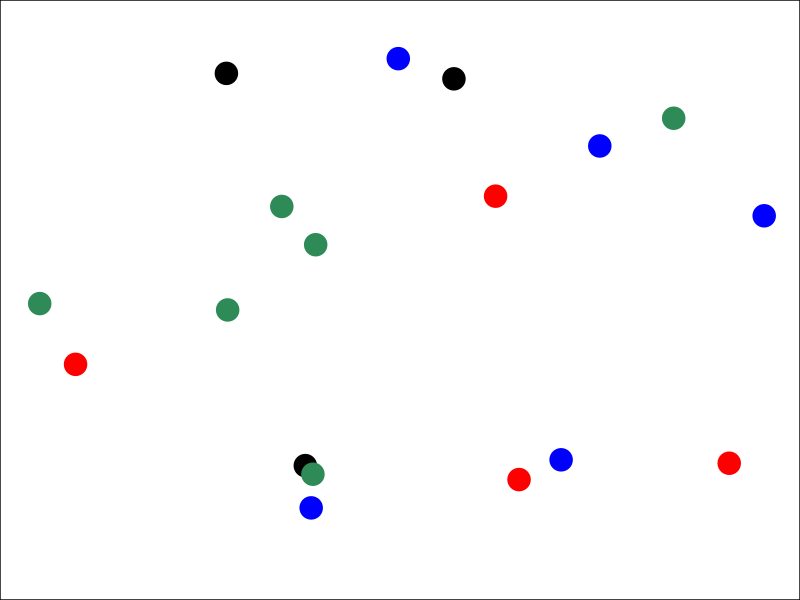
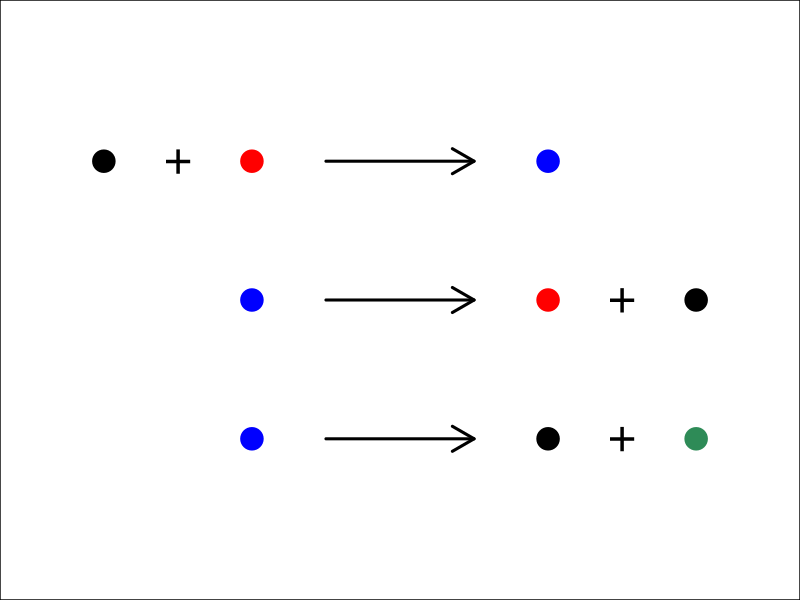
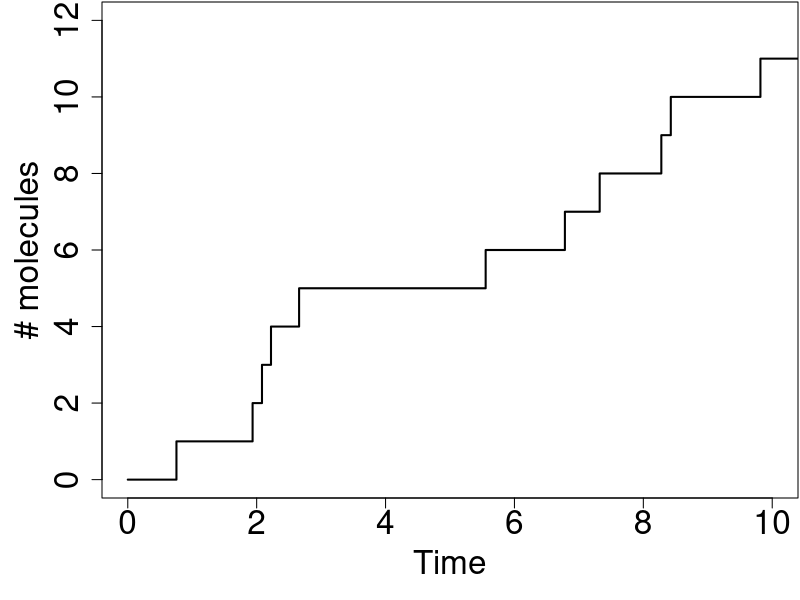
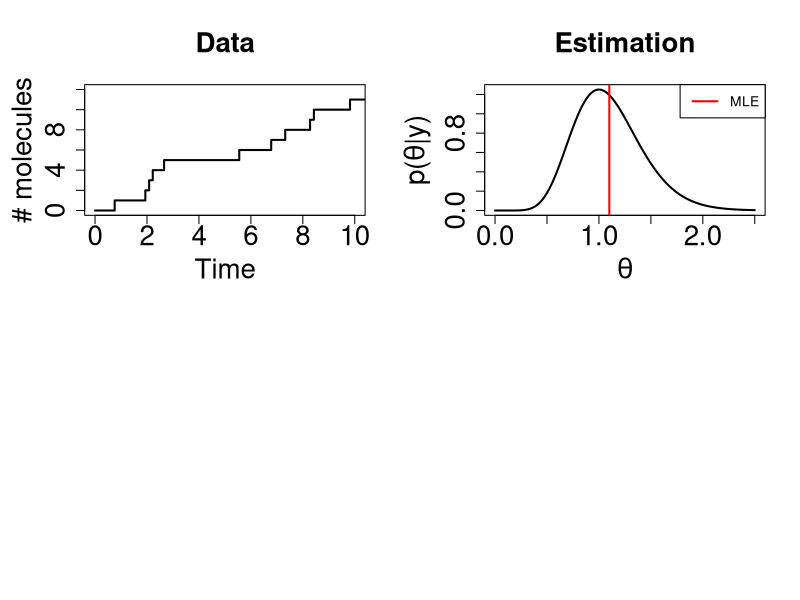
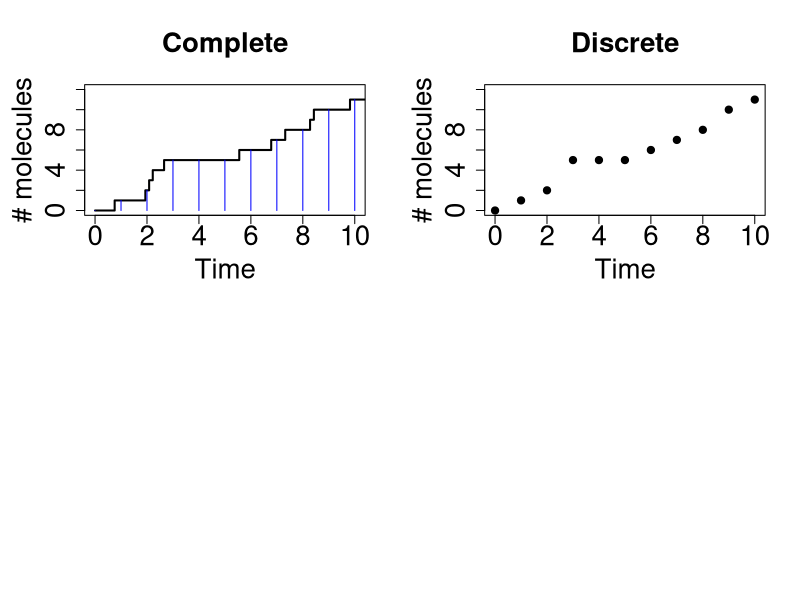
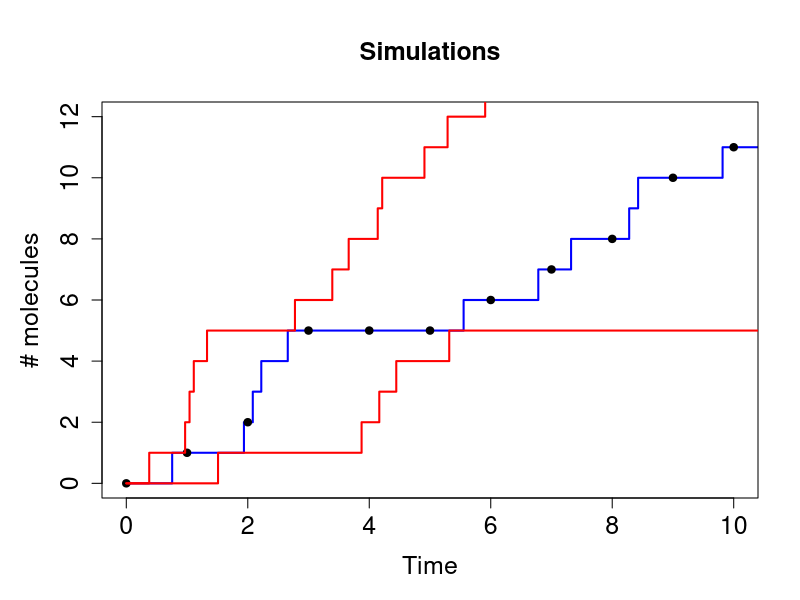
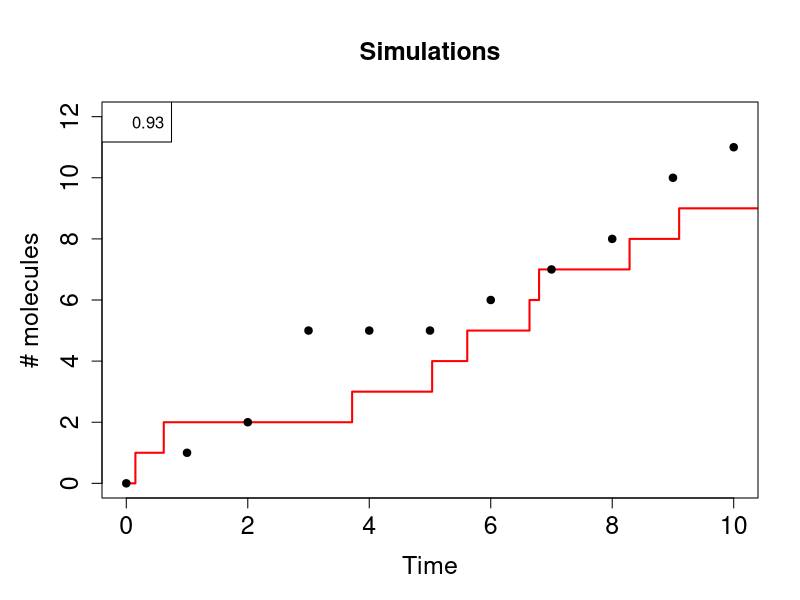
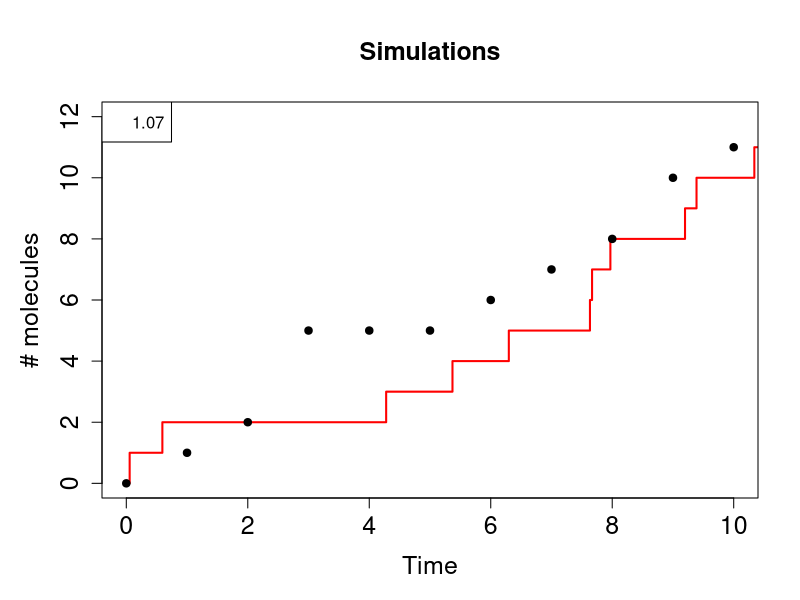

These figures' R source, in order: (Note: this script raises an error after producing the figures.)
# plots.R

# system
n <- 3:6
clrs <- c("black","red","blue","seagreen")
set.seed(1)
pdf("system.pdf", width=10, height=5)
par(mar=rep(0,4)+.01)
plot(0,0, type='n', axes=F, frame=T, xlab='', ylab='', xlim=c(0,1), ylim=c(0,1))
for (i in 1:length(n))
  points(runif(n[i]), runif(n[i]), pch=19, col=clrs[i], cex=3)
dev.off()

pdf("rxns.pdf", width=5, height=5)
par(mar=rep(0,4)+.01)
plot(0,0, type='n', axes=F, frame=T, xlab='', ylab='', 
     xlim=c(0,1), ylim=c(0,1))
arrows(0.4,c(.25,.5,.75), .6, c(.25,.5,.75), lwd=3)
points(c(.1,.3,.7), rep(.75,3), col=clrs[1:3], pch=19, cex=3)
points(c(.3,.7,.9), rep(.5 ,3), col=clrs[3:1], pch=19, cex=3)
points(c(.3,.7,.9), rep(.25,3), col=clrs[c(3,1,4)], pch=19, cex=3)
text(c(.2,.8,.8), c(.75,.5,.25), "+", cex=3)
dev.off()


# constitutive production
set.seed(1)
tau <- tau.true <- rexp(20, 1)
pdf("production.pdf", width=10, height=5)
par(mar=c(5,5,0,0)+.1)
plot(cumsum(c(0,tau)),0:20, type='s', xlab='Time', ylab='# molecules', xlim=c(0,10), ylim=c(0,12), lwd=2, cex.lab=2, cex.axis=2)
dev.off()

ij <- 10
nj <- sum(cumsum(tau)<ij)
pdf("inference.pdf")
par(mar=c(5,5,5,2)+.1,mfrow=c(2,2))
plot(cumsum(c(0,tau)),0:20, type='s', xlab='Time', ylab='# molecules', xlim=c(0,10),
     ylim=c(0,12), lwd=2, cex.lab=2, cex.axis=2, cex.main=2, main='Data')
curve(dgamma(x, nj, ij), 0, 2.5, xlab=expression(theta), lwd=2,
      ylab=expression(paste("p(",theta,"|y)")), cex.lab=2, cex.axis=2, cex.main=2,
      main='Estimation')
abline(v=nj/ij, pch=19, col="red", lwd=2)
legend("topright", .01, c("MLE"), lwd=2, col="red")
dev.off()

t <- 0:10
y <- c()
for (tt in t) y[tt+1] <- sum(cumsum(tau)<tt)
pdf("discrete.pdf")
par(mar=c(5,5,5,2)+.1,mfrow=c(2,2))
plot(cumsum(c(0,tau)),0:20, type='s', xlab='Time', ylab='# molecules', xlim=c(0,10),
     ylim=c(0,12), lwd=2, cex.lab=2, cex.axis=2, cex.main=2, main='Complete')
segments(t,0,t,y,col='blue')
plot(t,y, pch=19, cex=1, xlab='Time', ylab='# molecules', xlim=c(0,10),
     ylim=c(0,12), lwd=2, cex.lab=2, cex.axis=2, cex.main=2, main='Discrete')
dev.off()

pdf("parameters.pdf", width=10,height=5)
par(mar=c(5,5,5,2)+.1)
plot(cumsum(c(0,tau)),0:20, type='s', xlab='Time', ylab='# molecules', xlim=c(0,10),
     ylim=c(0,12), lwd=2, cex.lab=1.5, cex.axis=1.5, cex.main=1.5, col='blue',
     main='Simulations')
points(t,y, pch=19, cex=1)
lines(cumsum(c(0,tau*2)),0:20, type='s', col='red', lwd=2)
lines(cumsum(c(0,tau/2)),0:20, type='s', col='red', lwd=2)
dev.off()


# Rejection sampling
a <- b <- 100
set.seed(1)
n.reps <- 1e1
theta <- c()
for (i in 1:n.reps) {
	th <- rgamma(1,a,b)
	tau <- rexp(20, th)
	yy <- c()
	for (tt in t) yy[tt+1] <- sum(cumsum(tau)<tt)
	if (isTRUE(all.equal(y,yy))) cat(i,"\n")
	pdf(paste("rej-",i-1,".pdf",sep=''))
	par(mar=c(5,5,5,2)+.1)
	plot(cumsum(c(0,tau)),0:20, type='s', xlab='Time', ylab='# molecules', xlim=c(0,10),
     	ylim=c(0,12), lwd=2, cex.lab=1.5, cex.axis=1.5, cex.main=1.5, col='red',
    	 main='Simulations')
	points(t,y, pch=19, cex=1)
	legend("topleft", legend=round(th,2))
	dev.off()
}
pdf(paste("rej-10.pdf",sep=''))
par(mar=c(5,5,5,2)+.1)
plot(cumsum(c(0,tau.true)),0:20, type='s', xlab='Time', ylab='# molecules', xlim=c(0,10),
     	ylim=c(0,12), lwd=2, cex.lab=1.5, cex.axis=1.5, cex.main=1.5, col='blue',
    	 main='Simulations')
points(t,y, pch=19, cex=1)
legend("topleft", legend="1.00")
dev.off()

# Gibbs sampling - this is faked
set.seed(1)
n.reps <- 1e1
for (i in 1:n.reps) {
	cat(i,"\n")
	yy <- y*0 
	while (!isTRUE(all.equal(y,yy))) {
		tau <- tau.true +rnorm(length(tau.true), 0, .1) # this is faked Gibbs sampling
		for (tt in t) yy[tt+1] <- sum(cumsum(tau)<tt)
	}
	th <- rgamma(1,11,10)
	pdf(paste("gibbs-",i-1,".pdf",sep=''))
	par(mar=c(5,5,5,2)+.1)
	plot(cumsum(c(0,tau)),0:20, type='s', xlab='Time', ylab='# molecules', xlim=c(0,10),
     	ylim=c(0,12), lwd=2, cex.lab=1.5, cex.axis=1.5, cex.main=1.5, col='blue',
    	 main='Simulations')
	points(t,y, pch=19, cex=1)
	legend("topleft", legend=round(th,2))
	dev.off()
}

# posteriors
tit <- c("Rejection sampling", "Gibbs sampling")
pdf("posterior.pdf", height=5, width=10)
set.seed(2)
par(mfrow=c(1,2))
for (i in 1:2) {
	hist(rgamma(1e3, 11, 10), 50, main=tit[i], freq=F, xlab=expression(theta),
    	 ylab=expression(paste("p(",theta,"|y)")))
	curve(dgamma(x,11,10), add=T, col='red', lwd=2)
	legend("topright", "Truth", lwd=2, col='red')
}
dev.off()


# abc
pdf("abc1.pdf", width=10,height=5)
set.seed(2)
par(mar=c(5,5,5,2)+.1)
plot(cumsum(c(0,tau.true)),0:20, type='s', xlab='Time', ylab='# molecules', xlim=c(0,10),
     ylim=c(0,12), lwd=2, cex.lab=1.5, cex.axis=1.5, cex.main=1.5, col='blue',
     main='Simulations')
points(t,y, pch=19, cex=1)
lines(sort(cumsum(c(0,tau.true+rnorm(length(tau),0,.3)))),0:20, type='s', col='blue', lwd=2)
lines(sort(cumsum(c(0,tau.true+rnorm(length(tau),0,.3)))),0:20, type='s', col='blue', lwd=2)
lines(cumsum(c(0,tau.true*2)),0:20, type='s', col='red', lwd=2)
lines(cumsum(c(0,tau.true/2)),0:20, type='s', col='red', lwd=2)
dev.off()

# ABC Rejection sampling
a <- b <- 100
d <- 10
set.seed(2)
n.reps <- 1e1
for (i in 1:n.reps) {
	success <- FALSE
	th <- rgamma(1,a,b)
	tau <- rexp(20, th)
	yy <- c()
	for (tt in t) yy[tt+1] <- sum(cumsum(tau)<tt)
	if (sum(abs(y-yy))<=d) success <- TRUE
	pdf(paste("abc-rej-",i-1,".pdf",sep=''))
	par(mar=c(5,5,5,2)+.1)
	plot(cumsum(c(0,tau)),0:20, type='s', xlab='Time', ylab='# molecules', 
	     xlim=c(0,10),
     	 ylim=c(0,12), lwd=2, cex.lab=1.5, cex.axis=1.5, cex.main=1.5, 
     	 col=ifelse(success,'blue','red'), main='Simulations')
	points(t,y, pch=19, cex=1)
	legend("topleft", legend=round(th,2), cex=2)
	dev.off()
}

a <- b <- 1
d <- seq(0,50,by=5)
n.reps <- 1e3
success <- rep(0,length(d))
theta <- matrix(NA,n.reps,length(d))
for (j in 1:length(d)) {
	for (i in 1:n.reps) {
		th <- rgamma(1,a,b)
		tau <- rexp(20, th)
		for (tt in t) yy[tt+1] <- sum(cumsum(tau)<tt)
		if (sum(abs(y-yy))<=d[j]) {
			success[j] <- success[j]+1
			theta[i,j] <- th
		}
	}
}
p <- success/n.reps
pdf("abc-rej-acc.pdf")
par(mar=c(5,5,0,0)+.1)
plot(d, p, type='p', pch=19, xlab=expression(epsilon),
     ylab='Acceptance rate', cex.lab=1.5, cex.axis=1.5, ylim=c(0,1))
segments(d,p-2*sqrt(p*(1-p)/n.reps),d,p+2*sqrt(p*(1-p)/n.reps))
dev.off()

pdf("abc-rej-post.pdf")
par(mar=c(5,4,4,0)+.1, mfrow=c(2,2))
for (j in 1:4) {
	hist(theta[,2*j], 50, freq=F, xlab='', ylab='', xlim=c(0,2.5), ylim=c(0,2),   
		 main=paste('e=',d[2*j]))
	curve(dgamma(x, 1, 1), add=T, col='seagreen', lwd=2)
	curve(dgamma(x, 11, 10), add=T, col='blue', lwd=2)
	if(j==2) legend("topright",c("Prior","Posterior (truth)"), lty=1, lwd=2, 
	                col=c("seagreen","blue"))
}
dev.off()


# ABC Gibbs sampling - again this is faked Gibbs sampling
a <- b <- 100
d <- 10
set.seed(2)
n.reps <- 5
th <- rgamma(1,a,b)
for (i in 1:n.reps) {
	th.old <- th
	success <- FALSE
	while (!success) {
		th <- rgamma(1,a,b)
		tau <- rexp(20, th)
		yy <- c()
		for (tt in t) yy[tt+1] <- sum(cumsum(tau)<tt)
		if (sum(abs(y-yy))<=d) success <- TRUE
	}
	pdf(paste("abc-gibbs-",2*i-1,".pdf",sep=''))
	par(mar=c(5,5,5,2)+.1)
	plot(cumsum(c(0,tau)),0:20, type='s', xlab='Time', ylab='# molecules', 
	     xlim=c(0,10),
     	 ylim=c(0,12), lwd=2, cex.lab=1.5, cex.axis=1.5, cex.main=1.5, 
     	 col=ifelse(success,'blue','red'), main='Simulations')
	points(t,y, pch=19, cex=1)
	legend("topleft", legend=round(th,2), cex=2)
	dev.off()
	pdf(paste("abc-gibbs-",2*i-2,".pdf",sep=''))
	par(mar=c(5,5,5,2)+.1)
	plot(cumsum(c(0,tau)),0:20, type='s', xlab='Time', ylab='# molecules', 
	     xlim=c(0,10),
     	 ylim=c(0,12), lwd=2, cex.lab=1.5, cex.axis=1.5, cex.main=1.5, 
     	 col=ifelse(success,'blue','red'), main='Simulations')
	points(t,y, pch=19, cex=1)
	legend("topleft", legend=round(th.old,2), cex=2)
	dev.off()
}


############################ Reversible isomerization ##########################
t <- 0:10
y <- c(5,6,5,4,4,5,6,5,5,6,5)
pdf("rev-isom.pdf", width=10, height=3)
plot(t,y, ylim=c(2,8), pch=19, xlab='Time', ylab='# molecules', 
     lwd=2, cex.lab=1.5, cex.axis=1.5, cex.main=1.5, main='Reversible isomerization')
points(t, 10-y, pch=19, col='red')
legend("topright", c(expression(S[1]), expression(S[2])), pch=19, col=1:2)
dev.off()
